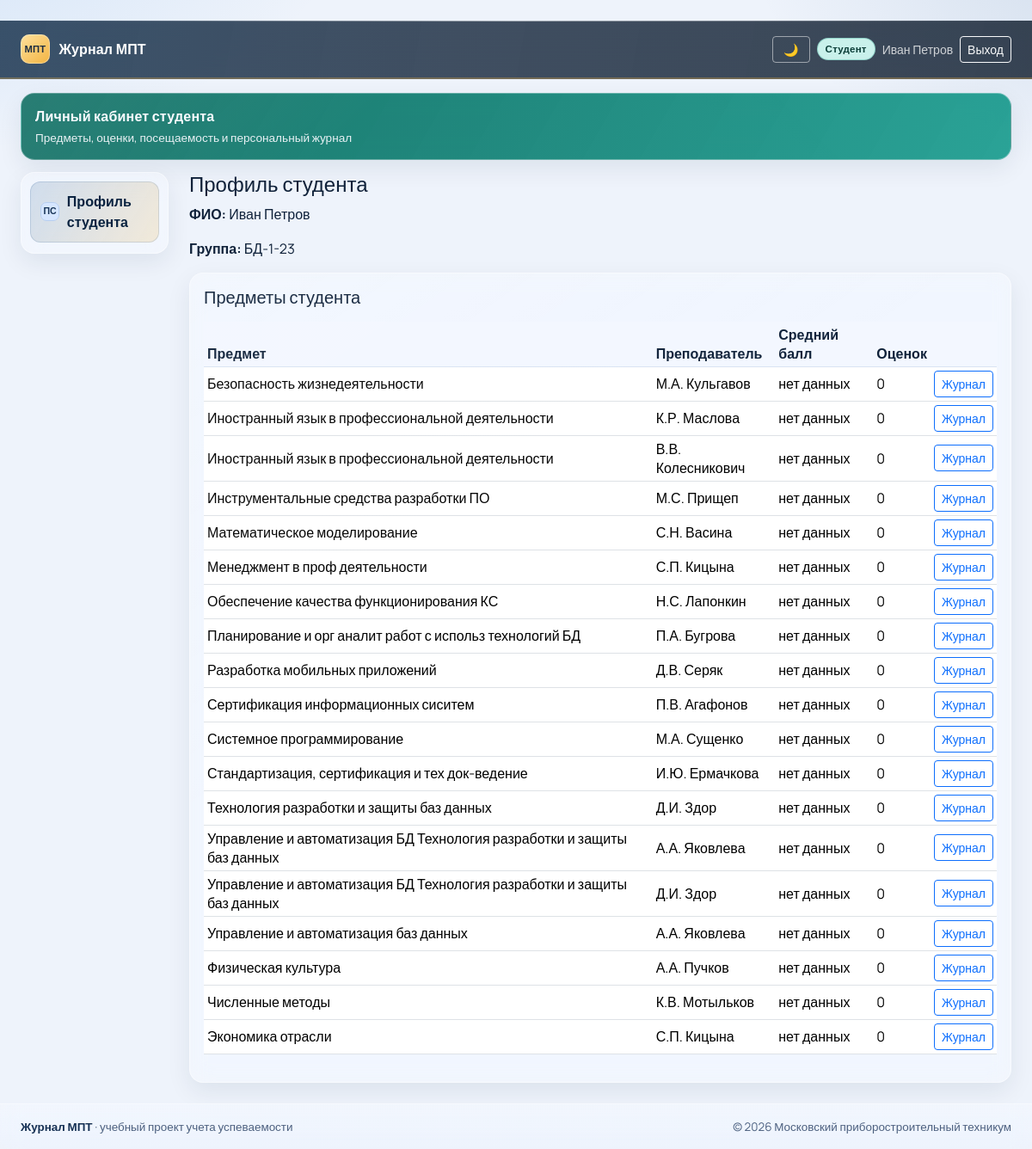
The app's page /students/1/ (signed in) with its own data.
### users/models.py (models this page shows, shortened)
class Student(models.Model):
    user = models.OneToOneField(
        User,
        on_delete=models.CASCADE,
        related_name='student_profile',
        verbose_name='Пользователь',
    )
    group = models.ForeignKey(
        'core.Group',
        on_delete=models.CASCADE,
        related_name='students',
        verbose_name='Группа',
    )
    date_of_birth = models.DateField('Дата рождения', null=True, blank=True)
    class Meta:
        verbose_name = 'Студент'
        verbose_name_plural = 'Студенты'

class Teacher(models.Model):
    user = models.OneToOneField(
        User,
        on_delete=models.CASCADE,
        related_name='teacher_profile',
        verbose_name='Пользователь',
    )
    department = models.ForeignKey(
        'core.Department',
        on_delete=models.SET_NULL,
        related_name='teachers',
        null=True,
        blank=True,
        verbose_name='Отделение',
    )
    source = models.CharField('Источник', max_length=50, default='mpt.ru', db_index=True)
    external_id = models.CharField('Внешний ID', max_length=255, null=True, blank=True, db_index=True)
    is_active = models.BooleanField('Активен', default=True)
    class Meta:
        verbose_name = 'Преподаватель'
        verbose_name_plural = 'Преподаватели'
        constraints = [
            models.UniqueConstraint(fields=['source', 'external_id'], name='uniq_teacher_source_external_id'),
        ]
    def __str__(self):
        return self.user.get_full_name() or self.user.username

### core/models.py (models this page shows, shortened)
class Group(models.Model):
    name = models.CharField('Название группы', max_length=100, unique=True)
    department = models.ForeignKey(
        Department,
        on_delete=models.SET_NULL,
        related_name='groups',
        null=True,
        blank=True,
        verbose_name='Отделение',
    )
    curator = models.ForeignKey(
        User,
        on_delete=models.SET_NULL,
        related_name='curated_groups',
        null=True,
        blank=True,
        verbose_name='Куратор (пользователь преподавателя)',
    )
    source = models.CharField('Источник', max_length=50, default='mpt.ru', db_index=True)
    external_id = models.CharField('Внешний ID', max_length=255, null=True, blank=True, db_index=True)
    is_active = models.BooleanField('Активна', default=True)
    class Meta:
        verbose_name = 'Учебная группа'
        verbose_name_plural = 'Учебные группы'
        ordering = ['name']
        constraints = [
            models.UniqueConstraint(fields=['source', 'external_id'], name='uniq_group_source_external_id'),
        ]
    def __str__(self):
        return self.name

class Subject(models.Model):
    name = models.CharField('Название предмета', max_length=255, unique=True)
    department = models.ForeignKey(
        Department,
        on_delete=models.SET_NULL,
        related_name='subjects',
        null=True,
        blank=True,
        verbose_name='Отделение',
    )
    source = models.CharField('Источник', max_length=50, default='mpt.ru', db_index=True)
    external_id = models.CharField('Внешний ID', max_length=255, null=True, blank=True, db_index=True)
    is_active = models.BooleanField('Активен', default=True)
    class Meta:
        verbose_name = 'Предмет'
        verbose_name_plural = 'Предметы'
        ordering = ['name']
        constraints = [
            models.UniqueConstraint(fields=['source', 'external_id'], name='uniq_subject_source_external_id'),
        ]

### grading/models.py (models this page shows, shortened)
class Course(models.Model):
    subject = models.ForeignKey(
        'core.Subject',
        on_delete=models.CASCADE,
        related_name='courses',
        verbose_name='Предмет',
    )
    teacher = models.ForeignKey(
        'users.Teacher',
        on_delete=models.CASCADE,
        related_name='courses',
        verbose_name='Преподаватель',
    )
    group = models.ForeignKey(
        'core.Group',
        on_delete=models.CASCADE,
        related_name='courses',
        verbose_name='Группа',
    )
    semester = models.CharField('Семестр', max_length=20)
    year = models.PositiveIntegerField('Год', null=True, blank=True)
    students = models.ManyToManyField('users.Student', through='StudentCourse', related_name='courses')
    source = models.CharField('Источник', max_length=50, default='mpt.ru', db_index=True)
    external_id = models.CharField('Внешний ID', max_length=255, null=True, blank=True, db_index=True)
    is_active = models.BooleanField('Активен', default=True)
    class Meta:
        verbose_name = 'Курс'
        verbose_name_plural = 'Курсы'
        ordering = ['-year', 'semester']
        constraints = [
            models.UniqueConstraint(
                fields=['subject', 'teacher', 'group', 'semester'],
                name='uniq_course_subject_teacher_group_semester',
            ),
            models.UniqueConstraint(fields=['source', 'external_id'], name='uniq_course_source_external_id'),
        ]

### users/views.py (the view)
# urls.py: path('students/<int:pk>/', views.StudentDetailView.as_view(), name='student_detail'),
class StudentDetailView(LoginRequiredMixin, DetailView):
    model = Student
    template_name = 'users/student_detail.html'
    def get_queryset(self):
        return Student.objects.select_related('user', 'group')
    def dispatch(self, request, *args, **kwargs):
        student = self.get_object()
        if not _can_access_student_profile(request.user, student):
            return HttpResponseForbidden('Нет доступа к профилю студента')
        return super().dispatch(request, *args, **kwargs)
    def get_context_data(self, **kwargs):
        context = super().get_context_data(**kwargs)
        student = self.object
        context['subjects'] = (
            Course.objects.filter(group=student.group)
            .select_related('subject', 'teacher__user')
            .annotate(
                avg_grade=Avg('grades__value', filter=Q(grades__student=student)),
                grades_count=Count('grades', filter=Q(grades__student=student)),
            )
            .order_by('subject__name')
        )
        return context

### core/context_processors.py (called while the page is built, shortened)
def role_flags(request):
    user = request.user
    is_admin = user.is_superuser or user.groups.filter(name='Admin').exists()
    is_teacher = user.groups.filter(name='Teacher').exists()
    is_student = user.groups.filter(name='Student').exists()
    student_profile_id = None
    if is_student:
        try:
            student_profile_id = user.student_profile.id
        except Exception:
            student_profile_id = None
    display_name = user.get_full_name().strip() or user.username
    return {
        'is_admin': is_admin,
        'is_teacher': is_teacher,
        'is_student': is_student,
        'is_student_only': is_student and not is_teacher and not is_admin,
        'student_profile_id': student_profile_id,
        'display_name': display_name,
    }

### users/views.py (called while the page is built)
def _is_admin(user):
    return user.is_superuser or user.groups.filter(name='Admin').exists()

def _can_access_student_profile(user, student):
    if _is_admin(user):
        return True
    if student.user == user:
        return True
    return False

### users/templates/users/student_detail.html
﻿{% extends 'base.html' %}
{% block content %}
<h1 class="h4">Профиль студента</h1>
<p><strong>ФИО:</strong> {{ object.user.get_full_name|default:object.user.username }}</p>
<p><strong>Группа:</strong> {{ object.group }}</p>
<div class="panel p-3 mt-3">
  <h2 class="h5 mb-3">Предметы студента</h2>
  <div class="table-responsive">
    <table class="table table-sm align-middle">
      <thead>
        <tr>
          <th>Предмет</th>
          <th>Преподаватель</th>
          <th>Средний балл</th>
          <th>Оценок</th>
          <th></th>
        </tr>
      </thead>
      <tbody>
        {% for course in subjects %}
        <tr>
          <td>{{ course.subject.name }}</td>
          <td>{{ course.teacher }}</td>
          <td>{% if course.avg_grade %}{{ course.avg_grade|floatformat:2 }}{% else %}нет данных{% endif %}</td>
          <td>{{ course.grades_count }}</td>
          <td>
            <a class="btn btn-sm btn-outline-primary" href="{% url 'student_course_journal' object.id course.id %}">
              Журнал
            </a>
          </td>
        </tr>
        {% empty %}
        <tr><td colspan="5" class="muted">Для студента пока нет предметов.</td></tr>
        {% endfor %}
      </tbody>
    </table>
  </div>
</div>
{% endblock %}

### templates/base.html (style rules this page uses)
:root { --mpt-deep: #0a2540; --mpt-blue: #124b8a; --mpt-sky: #2e86de; --mpt-gold: #f2b442; --bg: #eef3fb; --surface: #ffffff; --surface-2: #f3f7ff; --text: #10223a; --muted: #5e6f86; --border: #d9e3f2; --radius: 16px; --shadow: 0 10px 28px rgba(10, 37, 64, 0.08); --glass-bg: rgba(255, 255, 255, 0.28); --glass-border: rgba(255, 255, 255, 0.42); --glass-shine: rgba(255, 255, 255, 0.35); }
html, body { margin: 0; padding: 0; }
body { font-family: 'Manrope', sans-serif; color: var(--text); background: radial-gradient(1200px 700px at -10% -10%, rgba(46, 134, 222, .16), transparent 45%), radial-gradient(1000px 600px at 110% -5%, rgba(18, 75, 138, .14), transparent 45%), var(--bg); min-height: 100vh; display: flex; flex-direction: column; }
.panel { background: var(--glass-bg); border: 1px solid var(--glass-border); border-radius: var(--radius); box-shadow: var(--shadow); backdrop-filter: blur(13px) saturate(145%); -webkit-backdrop-filter: blur(13px) saturate(145%); position: relative; overflow: visible; }
.panel::before { content: ""; position: absolute; inset: 0; border-radius: inherit; background: linear-gradient(145deg, var(--glass-shine), transparent 40%); opacity: .18; pointer-events: none; }
.table thead th { background: var(--surface-2); color: var(--text); border-bottom: 1px solid var(--border); }

### records on screen
Student: user.get_full_name "Иван Петров", group "БД-1-23"
Course: subject.name "Безопасность жизнедеятельности", teacher "М.А. Кульгавов", shows "нет данных", grades_count "0"
Course: subject.name "Иностранный язык в профессиональной деятельности", teacher "К.Р. Маслова", shows "нет данных", grades_count "0"
Course: subject.name "Иностранный язык в профессиональной деятельности", teacher "В.В. Колесникович", shows "нет данных", grades_count "0"
Course: subject.name "Инструментальные средства разработки ПО", teacher "М.С. Прищеп", shows "нет данных", grades_count "0"
Course: subject.name "Математическое моделирование", teacher "С.Н. Васина", shows "нет данных", grades_count "0"
Course: subject.name "Менеджмент в проф деятельности", teacher "С.П. Кицына", shows "нет данных", grades_count "0"
Course: subject.name "Обеспечение качества функционирования КС", teacher "Н.С. Лапонкин", shows "нет данных", grades_count "0"
Course: subject.name "Планирование и орг аналит работ с использ технологий БД", teacher "П.А. Бугрова", shows "нет данных", grades_count "0"
Course: subject.name "Разработка мобильных приложений", teacher "Д.В. Серяк", shows "нет данных", grades_count "0"
Course: subject.name "Сертификация информационных сиситем", teacher "П.В. Агафонов", shows "нет данных", grades_count "0"
Course: subject.name "Системное программирование", teacher "М.А. Сущенко", shows "нет данных", grades_count "0"
Course: subject.name "Стандартизация, сертификация и тех док-ведение", teacher "И.Ю. Ермачкова", shows "нет данных", grades_count "0"
Course: subject.name "Технология разработки и защиты баз данных", teacher "Д.И. Здор", shows "нет данных", grades_count "0"
Course: subject.name "Управление и автоматизация БД Технология разработки и защиты баз данных", teacher "А.А. Яковлева", shows "нет данных", grades_count "0"
Course: subject.name "Управление и автоматизация БД Технология разработки и защиты баз данных", teacher "Д.И. Здор", shows "нет данных", grades_count "0"
Course: subject.name "Управление и автоматизация баз данных", teacher "А.А. Яковлева", shows "нет данных", grades_count "0"
Course: subject.name "Физическая культура", teacher "А.А. Пучков", shows "нет данных", grades_count "0"
Course: subject.name "Численные методы", teacher "К.В. Мотыльков", shows "нет данных", grades_count "0"
Course: subject.name "Экономика отрасли", teacher "С.П. Кицына", shows "нет данных", grades_count "0"

### other values on screen
{{ display_name }} "Иван Петров"
